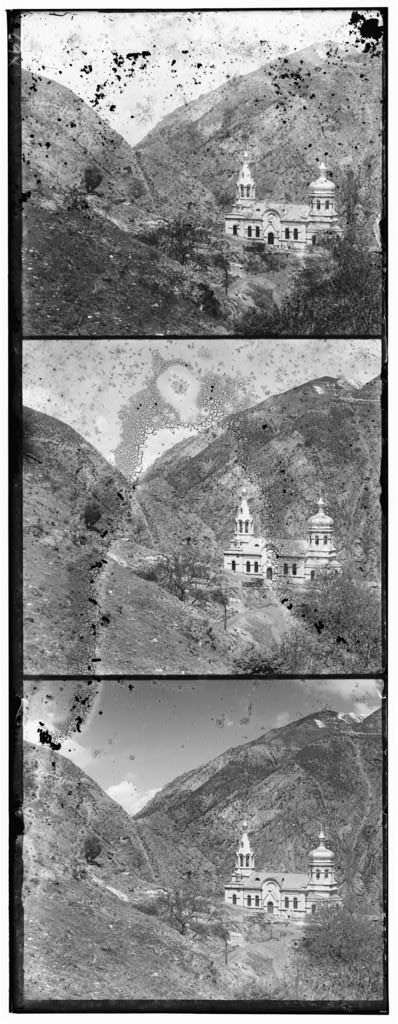
#> input picture data/00056v.jpg, 398 x 1024 px
$ python main.py --input data/00056v.jpg
#> lines starting #> are read from the running program, lines starting #| are printed output that depends on the picture
### utils.py
import numpy as np
import cv2
import os


def crop_edges(image, crop_percent=0.1):
    """
    Kenarlardan % crop_percent oranında kırpma
    """
    height, width = image.shape[:2]
    crop_h = int(height * crop_percent)
    crop_w = int(width * crop_percent)
    return image[crop_h:height - crop_h, crop_w:width - crop_w]


# [12 lines left out: function load_image, not called in this run]


def save_image(image, save_path):
    """
    Görüntüyü kaydet
    """
    cv2.imwrite(save_path, image)
    print(f"Görüntü kaydedildi: {save_path}")


# [7 lines left out: function calculate_metrics, not called in this run]


def create_comparison_image(original, aligned, enhanced, save_path):
    """
    Üçlü karşılaştırma görseli oluştur - BOYUT KONTROLÜ EKLENDİ
    """
    print(
        f"   DEBUG: Comparison shapes - original: {original.shape}, aligned: {aligned.shape}, enhanced: {enhanced.shape}")

    # Boyutları kontrol et ve eşleştir
    h, w = original.shape[:2]

    # Eğer enhanced 2 boyutluysa, 3 boyutlu yap
    if len(enhanced.shape) == 2:
        enhanced = np.stack([enhanced, enhanced, enhanced], axis=-1)

    # Boyutları eşleştir
    aligned_resized = cv2.resize(aligned, (w, h))
    enhanced_resized = cv2.resize(enhanced, (w, h))

    comparison = np.hstack([original, aligned_resized, enhanced_resized])
    save_image(comparison, save_path)
    return comparison

### alignment.py
import numpy as np
import cv2
from utils import crop_edges


def compute_ssd(img1, img2):
    """SSD (Sum of Squared Differences) metrik"""
    return np.sum((img1 - img2) ** 2)


def compute_ncc(img1, img2):
    """NCC (Normalized Cross Correlation) metrik"""
    img1_normalized = (img1 - np.mean(img1)) / (np.std(img1) + 1e-8)
    img2_normalized = (img2 - np.mean(img2)) / (np.std(img2) + 1e-8)
    return np.sum(img1_normalized * img2_normalized)


def align_channels(blue, green, red, metric='ncc', search_range=15, crop_percent=0.1):
    """
    RGB kanallarını hizala
    """
    # Kenarları kırp
    blue_cropped = crop_edges(blue, crop_percent)
    green_cropped = crop_edges(green, crop_percent)
    red_cropped = crop_edges(red, crop_percent)

    # Referans kanal (mavi)
    ref_channel = blue_cropped

    # Yeşil kanalı hizala
    best_dx_g, best_dy_g = find_best_offset(ref_channel, green_cropped, metric, search_range)
    green_aligned = np.roll(green, shift=(best_dx_g, best_dy_g), axis=(0, 1))

    # Kırmızı kanalı hizala
    best_dx_r, best_dy_r = find_best_offset(ref_channel, red_cropped, metric, search_range)
    red_aligned = np.roll(red, shift=(best_dx_r, best_dy_r), axis=(0, 1))

    return blue, green_aligned, red_aligned, (best_dx_g, best_dy_g), (best_dx_r, best_dy_r)


def find_best_offset(ref_img, mov_img, metric, search_range):
    """
    En iyi kaydırma değerlerini bul
    """
    best_score = -float('inf') if metric == 'ncc' else float('inf')
    best_dx, best_dy = 0, 0

    for dx in range(-search_range, search_range + 1):
        for dy in range(-search_range, search_range + 1):
            moved = np.roll(mov_img, shift=(dx, dy), axis=(0, 1))

            if metric == 'ncc':
                score = compute_ncc(ref_img, moved)
                if score > best_score:
                    best_score = score
                    best_dx, best_dy = dx, dy
            else:  # ssd
                score = compute_ssd(ref_img, moved)
                if score < best_score:
                    best_score = score
                    best_dx, best_dy = dx, dy

    return best_dx, best_dy

### enhancement.py
import numpy as np
import cv2


def histogram_equalization(image):
    """
    Histogram eşitleme ile kontrast artırma
    """
    # Eğer görüntü zaten RGB ise
    if len(image.shape) == 3 and image.shape[2] == 3:
        # RGB'den YUV'ye dönüşüm
        img_yuv = cv2.cvtColor(image, cv2.COLOR_RGB2YUV)
        # Y kanalında histogram eşitleme
        img_yuv[:, :, 0] = cv2.equalizeHist(img_yuv[:, :, 0])
        # YUV'den RGB'ye dönüşüm
        equalized = cv2.cvtColor(img_yuv, cv2.COLOR_YUV2RGB)
    else:
        # Grayscale görüntü için direkt histogram eşitleme
        equalized = cv2.equalizeHist(image)

    return equalized


def gamma_correction(image, gamma=1.2):
    """
    Gama düzeltme ile parlaklık ayarlama
    """
    # Gama düzeltme formülü
    inv_gamma = 1.0 / gamma
    table = np.array([((i / 255.0) ** inv_gamma) * 255 for i in np.arange(0, 256)]).astype("uint8")
    return cv2.LUT(image, table)


# [30 lines left out: functions laplacian_sharpening, adjust_saturation, auto_contrast, not called in this run]


def apply_enhancements(image, techniques=['histogram', 'gamma']):
    """
    Tüm iyileştirme tekniklerini uygula
    """
    enhanced = image.copy()

    for technique in techniques:
        if technique == 'histogram':
            enhanced = histogram_equalization(enhanced)
        elif technique == 'gamma':
            enhanced = gamma_correction(enhanced, gamma=1.2)
        elif technique == 'sharpening':
            enhanced = laplacian_sharpening(enhanced)
        elif technique == 'saturation':
            enhanced = adjust_saturation(enhanced, factor=1.3)
        elif technique == 'contrast':
            enhanced = auto_contrast(enhanced)

    return enhanced

### main.py
# main.py
import argparse
import time
import os
from pathlib import Path
import cv2
import numpy as np
import traceback

# Yeni import'lar
from enhancement import apply_enhancements
from utils import create_comparison_image
from alignment import align_channels


def load_image(image_path):
    """Görüntüyü yükle"""
    img = cv2.imread(image_path)
    if img is None:
        raise ValueError(f"Görüntü yüklenemedi: {image_path}")
    return cv2.cvtColor(img, cv2.COLOR_BGR2RGB)


def split_image(img):
    """Görüntüyü 3 eşit parçaya böl (B, G, R)"""
    height = img.shape[0] // 3
    blue = img[0:height, :]
    green = img[height:2 * height, :]
    red = img[2 * height:3 * height, :]
    return blue, green, red


def apply_alignment(img, dx, dy):
    """Kaydırma uygula"""
    return np.roll(img, shift=(dy, dx), axis=(0, 1))


def create_color_image(b, g, r):
    """RGB görüntü oluştur - BASİT VERSİYON"""
    # Tüm kanalları 2 boyutlu yap (grayscale)
    b_gray = b if len(b.shape) == 2 else b[:, :, 0]
    g_gray = g if len(g.shape) == 2 else g[:, :, 0]
    r_gray = r if len(r.shape) == 2 else r[:, :, 0]

    # 3 kanallı RGB oluştur
    rgb_image = np.stack([r_gray, g_gray, b_gray], axis=2)
    return rgb_image

def enhance_image(img):
    """Görüntü iyileştirme uygula"""
    print(f"   DEBUG: enhance_image input shape: {img.shape}")
    enhanced = apply_enhancements(img, techniques=['histogram', 'gamma'])
    print(f"   DEBUG: enhance_image output shape: {enhanced.shape}")
    return enhanced

def auto_crop(img):
    """Otomatik kırpma"""
    return img, (0, 0, img.shape[1], img.shape[0])  # Basit versiyon


def process_image(input_path, output_dir, metric='ncc'):
    print(f"\n{'=' * 60}")
    print(f"İşleniyor: {input_path}")
    print(f"{'=' * 60}")

    start_time = time.time()

    try:
        print("1. Görsel yükleniyor...")
        img = load_image(input_path)
        print(f"   Görsel yüklendi: {img.shape}")

        print("2. Kanallara bölünüyor...")
        b, g, r = split_image(img)
        print(f"   Bölündü: B={b.shape}, G={g.shape}, R={r.shape}")

        print(f"3. Hizalama başlıyor ({metric} metriği)...")

        # DEBUG: alignment fonksiyonunu kontrol et
        print("   DEBUG: align_channels fonksiyonu çağrılıyor...")
        b_aligned, g_aligned, r_aligned, (dx_g, dy_g), (dx_r, dy_r) = align_channels(
            b, g, r, metric=metric, search_range=15
        )
        print("   DEBUG: align_channels başarılı!")
        print(f"   Green: dx={dx_g}, dy={dy_g}")
        print(f"   Red: dx={dx_r}, dy={dy_r}")

        print("4. Renkli görüntüler oluşturuluyor...")
        img_unaligned = create_color_image(b, g, r)
        print(f"   DEBUG: img_unaligned shape: {img_unaligned.shape}")

        img_aligned = create_color_image(b_aligned, g_aligned, r_aligned)
        print(f"   DEBUG: img_aligned shape: {img_aligned.shape}")

        print("5. Görüntü iyileştirme...")
        img_enhanced = enhance_image(img_aligned)
        print(f"   DEBUG: img_enhanced shape: {img_enhanced.shape}")

        print("6. Otomatik kırpma...")
        img_final, crop_coords = auto_crop(img_enhanced)
        print(f"   Kırpma koordinatları: {crop_coords}")

        # Üçlü karşılaştırma görseli oluştur
        base_name = Path(input_path).stem
        comparison_path = f"{output_dir}/comparison_{base_name}.jpg"
        print(f"7. Karşılaştırma görseli oluşturuluyor: {comparison_path}")
        create_comparison_image(
            img_unaligned,
            img_aligned,
            img_enhanced,
            comparison_path
        )
        print("   DEBUG: create_comparison_image başarılı!")

        print("8. Sonuçlar kaydediliyor...")
        cv2.imwrite(f"{output_dir}/{base_name}_unaligned.jpg", cv2.cvtColor(img_unaligned, cv2.COLOR_RGB2BGR))
        print(f"   ✓ {base_name}_unaligned.jpg kaydedildi")

        cv2.imwrite(f"{output_dir}/{base_name}_aligned.jpg", cv2.cvtColor(img_aligned, cv2.COLOR_RGB2BGR))
        print(f"   ✓ {base_name}_aligned.jpg kaydedildi")

        cv2.imwrite(f"{output_dir}/{base_name}_enhanced.jpg", cv2.cvtColor(img_enhanced, cv2.COLOR_RGB2BGR))
        print(f"   ✓ {base_name}_enhanced.jpg kaydedildi")

        cv2.imwrite(f"{output_dir}/{base_name}_final.jpg", cv2.cvtColor(img_final, cv2.COLOR_RGB2BGR))
        print(f"   ✓ {base_name}_final.jpg kaydedildi")

        elapsed_time = time.time() - start_time
        print(f"✓ TAMAMLANDI! Süre: {elapsed_time:.2f} saniye")

        return {
            'image': base_name,
            'g_shift': (dx_g, dy_g),
            'r_shift': (dx_r, dy_r),
            'time': elapsed_time
        }

    except Exception as e:
        print(f"❌ CRITICAL HATA: {str(e)}")
        print("DETAYLI HATA:")
        traceback.print_exc()

        # Ek debug info
        print("\n🔍 DEBUG BİLGİSİ:")
        print(f"   Input: {input_path}")
        print(f"   Image shape: {img.shape if 'img' in locals() else 'Yüklenemedi'}")
        if 'b' in locals():
            print(f"   Blue shape: {b.shape}")
            print(f"   Green shape: {g.shape}")
            print(f"   Red shape: {r.shape}")
        if 'b_aligned' in locals():
            print(f"   Blue aligned shape: {b_aligned.shape}")
            print(f"   Green aligned shape: {g_aligned.shape}")
            print(f"   Red aligned shape: {r_aligned.shape}")

        return None


def main():
    print("=== PROKUDIN-GORSKII GÖRÜNTÜ İŞLEME ===")

    parser = argparse.ArgumentParser(description='Prokudin-Gorskii Görüntü İşleme')
    parser.add_argument('--input', required=True, help='Girdi görüntüsü veya klasörü')
    parser.add_argument('--output', default='results', help='Çıktı klasörü')
    parser.add_argument('--metric', default='ncc', choices=['ssd', 'ncc'], help='Hizalama metriği')

    args = parser.parse_args()

    print(f"Girdi: {args.input}")
    print(f"Çıktı: {args.output}")
    print(f"Metrik: {args.metric}")

    os.makedirs(args.output, exist_ok=True)
    input_path = Path(args.input)

    # DOSYA BULMA KISMINI DÜZELTTİM
    if input_path.is_file():
        files = [input_path]
        print(f"Tek dosya işlenecek: {files[0]}")
    else:
        files = []
        # TÜM dosyaları al, sonra filtrele
        all_files = list(input_path.glob('*'))
        files = [f for f in all_files if f.is_file() and f.suffix.lower() in ['.jpg', '.jpeg', '.png', '.tif', '.tiff']]

        print(f"Klasörde {len(files)} dosya bulundu:")
        for file in files:
            print(f"  - {file.name}")

    if not files:
        print("❌ Hiçbir görüntü dosyası bulunamadı!")
        return

    results = []
    for file in files:
        result = process_image(str(file), args.output, args.metric)
#> in load_image, img is the input picture: shape (1024, 398, 3); min 0, max 255, mean 138.2
#|    Görsel yüklendi: (1024, 398, 3)
#|    Bölündü: B=(341, 398, 3), G=(341, 398, 3), R=(341, 398, 3)
#> the loop in find_best_offset, `for dx in range(-search_range, search_range + 1):` made 31 passes
#> pass 1, in compute_ncc (call 3), `img2_normalized = (img2 - np.mean(img2)) / (np.std(img2) + 1e-8)`:
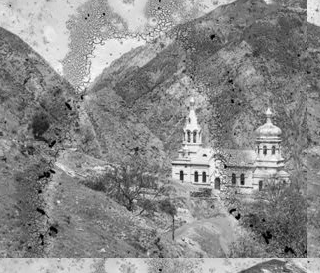
#> img2_normalized: shape (273, 320, 3) float64; min -3.24, max 2.72, mean 1.46e-16; drawn with min black and max white
#> after the loop in find_best_offset, `for dx in range(-search_range, search_range + 1):`: best_dx = 5; best_dy = 1; best_score = 157246.1
#> in align_channels, `best_dx_g, best_dy_g = find_best_offset(ref_channel, green_cropped, me..`: best_dx_g = 5; best_dy_g = 1
#> the loop in find_best_offset (call 2), `for dx in range(-search_range, search_range + 1):` made 31 passes
#> pass 1, in compute_ncc (call 965), `img2_normalized = (img2 - np.mean(img2)) / (np.std(img2) + 1e-8)`:
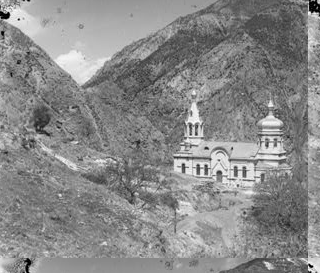
#> img2_normalized: shape (273, 320, 3) float64; min -3.75, max 3.2, mean -3.05e-16; drawn with min black and max white
#> in align_channels, `best_dx_r, best_dy_r = find_best_offset(ref_channel, red_cropped, metr..`: best_dx_r = 13; best_dy_r = 1
#> in align_channels, `red_aligned = np.roll(red, shift=(best_dx_r, best_dy_r), axis=(0, 1))`:
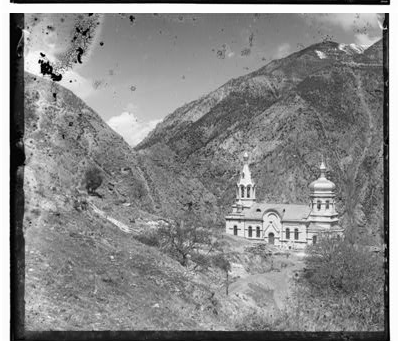
#> red_aligned: shape (341, 398, 3); min 0, max 255, mean 136
#> in process_image, `b_aligned, g_aligned, r_aligned, (dx_g, dy_g), (dx_r, dy_r) = align_ch..`: dx_g = 5; dy_g = 1; dx_r = 13; dy_r = 1
#|    Green: dx=5, dy=1
#|    Red: dx=13, dy=1
#|    DEBUG: img_unaligned shape: (341, 398, 3)
#|    DEBUG: img_aligned shape: (341, 398, 3)
#|    DEBUG: enhance_image input shape: (341, 398, 3)
#> the loop in apply_enhancements, `for technique in techniques:` made 2 passes
#> pass 1, in histogram_equalization, `equalized = cv2.cvtColor(img_yuv, cv2.COLOR_YUV2RGB)`:
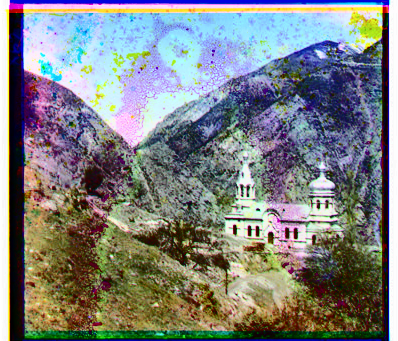
#> equalized: shape (341, 398, 3); mean R, G, B 126.4, 129.3, 129.5
#|    DEBUG: enhance_image output shape: (341, 398, 3)
#|    DEBUG: img_enhanced shape: (341, 398, 3)
#> in process_image, `img_final, crop_coords = auto_crop(img_enhanced)`: crop_coords = (0, 0, 398, 341)
#|    Kırpma koordinatları: (0, 0, 398, 341)
#|    DEBUG: Comparison shapes - original: (341, 398, 3), aligned: (341, 398, 3), enhanced: (341, 398, 3)
#> in create_comparison_image, `comparison = np.hstack([original, aligned_resized, enhanced_resized])`:
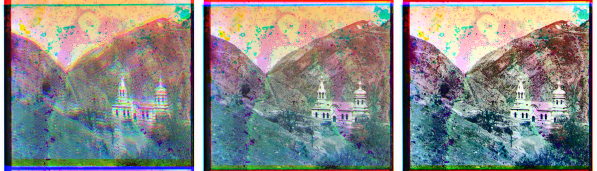
#> comparison: shape (341, 1194, 3) (shown at 1/2 size); mean of channels 0, 1, 2 136.5, 138.9, 139.4; drawn as B, G, R
#> in process_image, `cv2.imwrite(f"{output_dir}/{base_name}_unaligned.jpg", cv2.cvtColor(im..`:
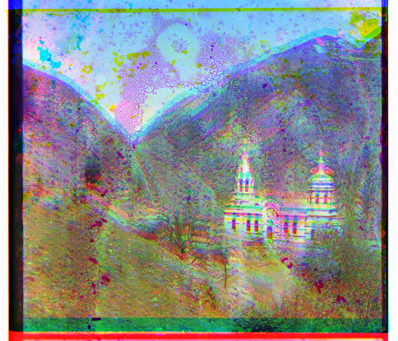
#> saved as 00056v_unaligned.jpg: shape (341, 398, 3); mean B, G, R 139.7, 138.5, 136
#> in process_image, `cv2.imwrite(f"{output_dir}/{base_name}_aligned.jpg", cv2.cvtColor(img_..`:
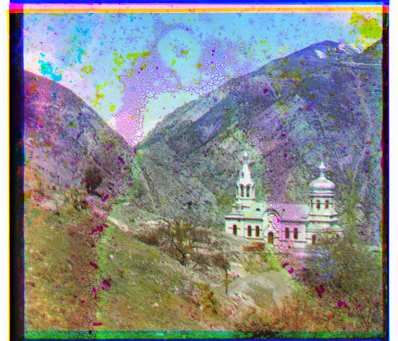
#> saved as 00056v_aligned.jpg: shape (341, 398, 3); mean B, G, R 139.7, 138.5, 136
#> result = {'image': '00056v', 'g_shift': (5, 1), 'r_shift': (13, 1), 'time': 5.22}
        if result is not None:
            results.append(result)
        else:
            print(f"❌ {file.name} işlenirken hata oluştu!")

    if results:
        print(f"\n{'=' * 60}")
        print("ÖZET SONUÇLAR")
        print(f"{'=' * 60}")
        for r in results:
            print(f"{r['image']:<15} G{r['g_shift']} R{r['r_shift']} {r['time']:>6.2f}s")
#> this loop made 1 pass
#| 00056v          G(5, 1) R(13, 1)   5.22s
    else:
        print("\n❌ Hiçbir görsel başarıyla işlenemedi!")


if __name__ == '__main__':
    main()

$ run again, on data/00106v.jpg
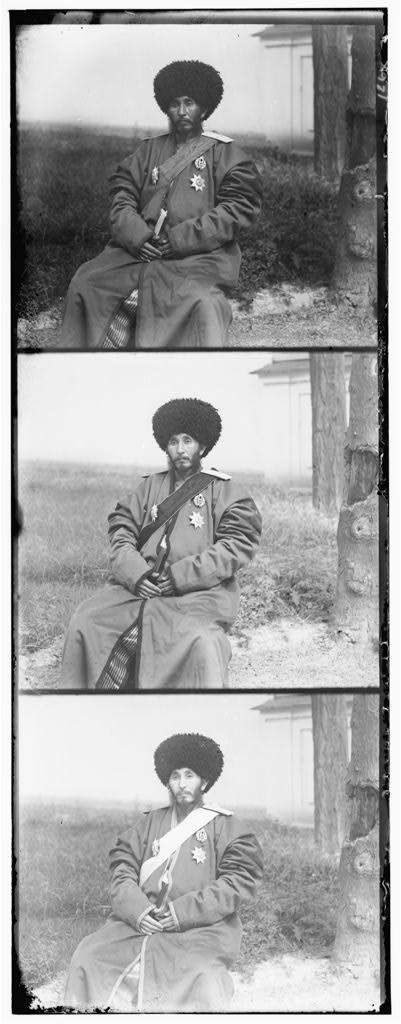
#> input picture data/00106v.jpg, 401 x 1024 px
#> in load_image, img is the input picture: shape (1024, 401, 3); min 0, max 255, mean 162.5
#|    Görsel yüklendi: (1024, 401, 3)
#|    Bölündü: B=(341, 401, 3), G=(341, 401, 3), R=(341, 401, 3)
#> after the loop in find_best_offset, `for dx in range(-search_range, search_range + 1):`: best_dx = 4; best_dy = 1; best_score = 207252.1
#> best_dx_g = 4; best_dy_g = 1
#> best_dx_r = 9; best_dy_r = -1
#> dx_g = 4; dy_g = 1; dx_r = 9; dy_r = -1
#|    Green: dx=4, dy=1
#|    Red: dx=9, dy=-1
#|    DEBUG: img_unaligned shape: (341, 401, 3)
#|    DEBUG: img_aligned shape: (341, 401, 3)
#|    DEBUG: enhance_image input shape: (341, 401, 3)
#> the loop in apply_enhancements, `for technique in techniques:` made 2 passes
#> pass 1, in histogram_equalization, `equalized = cv2.cvtColor(img_yuv, cv2.COLOR_YUV2RGB)`:
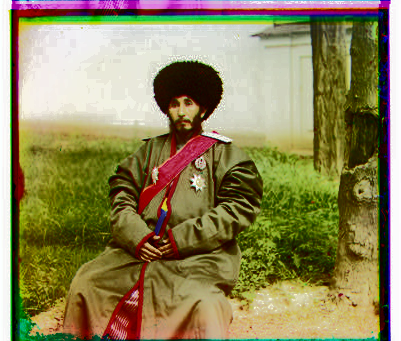
#> equalized: shape (341, 401, 3); mean R, G, B 141.7, 132.5, 88.7
#|    DEBUG: enhance_image output shape: (341, 401, 3)
#|    DEBUG: img_enhanced shape: (341, 401, 3)
#> crop_coords = (0, 0, 401, 341)
#|    Kırpma koordinatları: (0, 0, 401, 341)
#|    DEBUG: Comparison shapes - original: (341, 401, 3), aligned: (341, 401, 3), enhanced: (341, 401, 3)
#> in process_image, `cv2.imwrite(f"{output_dir}/{base_name}_aligned.jpg", cv2.cvtColor(img_..`:
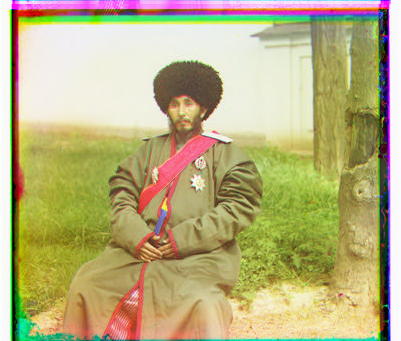
#> saved as 00106v_aligned.jpg: shape (341, 401, 3); mean B, G, R 126.6, 175.9, 184.8
#> result = {'image': '00106v', 'g_shift': (4, 1), 'r_shift': (9, -1), 'time': 5.88}
#> the loop in main, `for r in results:` made 1 pass
#| 00106v          G(4, 1) R(9, -1)   5.88s

$ run again, on data/00153v.jpg
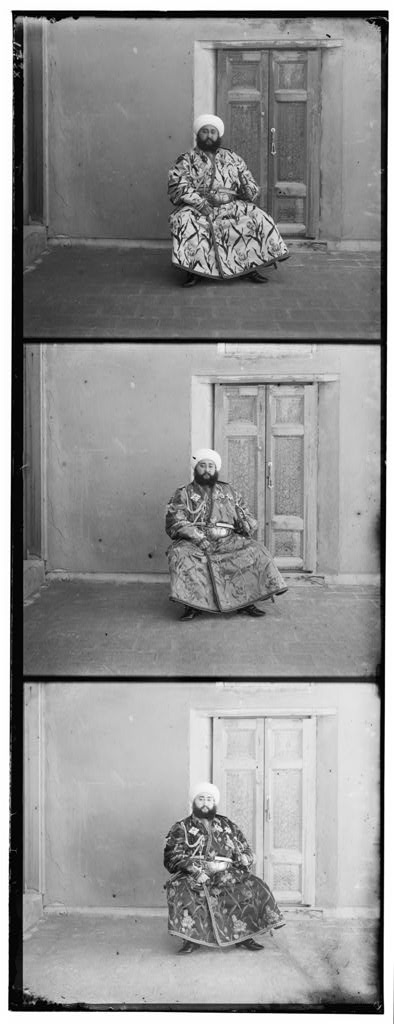
#> input picture data/00153v.jpg, 394 x 1024 px
#> in load_image, img is the input picture: shape (1024, 394, 3); min 0, max 255, mean 145.2
#|    Görsel yüklendi: (1024, 394, 3)
#|    Bölündü: B=(341, 394, 3), G=(341, 394, 3), R=(341, 394, 3)
#> after the loop in find_best_offset, `for dx in range(-search_range, search_range + 1):`: best_dx = 7; best_dy = 2; best_score = 181074.4
#> best_dx_g = 7; best_dy_g = 2
#> best_dx_r = 14; best_dy_r = 0
#> dx_g = 7; dy_g = 2; dx_r = 14; dy_r = 0
#|    Green: dx=7, dy=2
#|    Red: dx=14, dy=0
#|    DEBUG: img_unaligned shape: (341, 394, 3)
#|    DEBUG: img_aligned shape: (341, 394, 3)
#|    DEBUG: enhance_image input shape: (341, 394, 3)
#> the loop in apply_enhancements, `for technique in techniques:` made 2 passes
#> pass 1, in histogram_equalization, `equalized = cv2.cvtColor(img_yuv, cv2.COLOR_YUV2RGB)`:
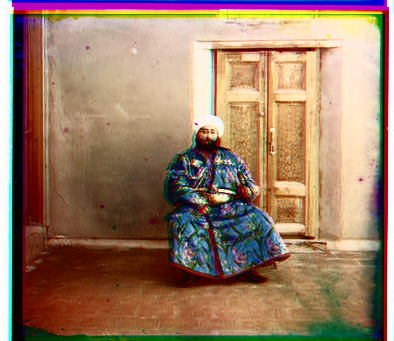
#> equalized: shape (341, 394, 3); mean R, G, B 153.2, 123.3, 100.9
#|    DEBUG: enhance_image output shape: (341, 394, 3)
#|    DEBUG: img_enhanced shape: (341, 394, 3)
#> crop_coords = (0, 0, 394, 341)
#|    Kırpma koordinatları: (0, 0, 394, 341)
#|    DEBUG: Comparison shapes - original: (341, 394, 3), aligned: (341, 394, 3), enhanced: (341, 394, 3)
#> in process_image, `cv2.imwrite(f"{output_dir}/{base_name}_aligned.jpg", cv2.cvtColor(img_..`:
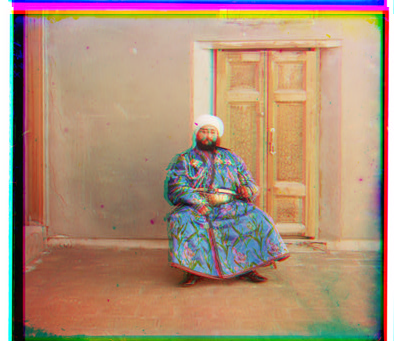
#> saved as 00153v_aligned.jpg: shape (341, 394, 3); mean B, G, R 119.9, 142.5, 173.1
#> result = {'image': '00153v', 'g_shift': (7, 2), 'r_shift': (14, 0), 'time': 5.48}
#> the loop in main, `for r in results:` made 1 pass
#| 00153v          G(7, 2) R(14, 0)   5.48s
